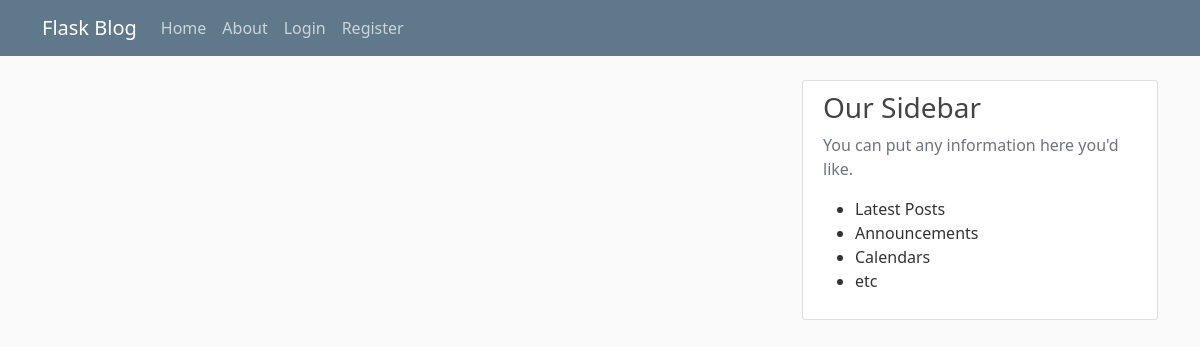
Page /home on the earlier database version.
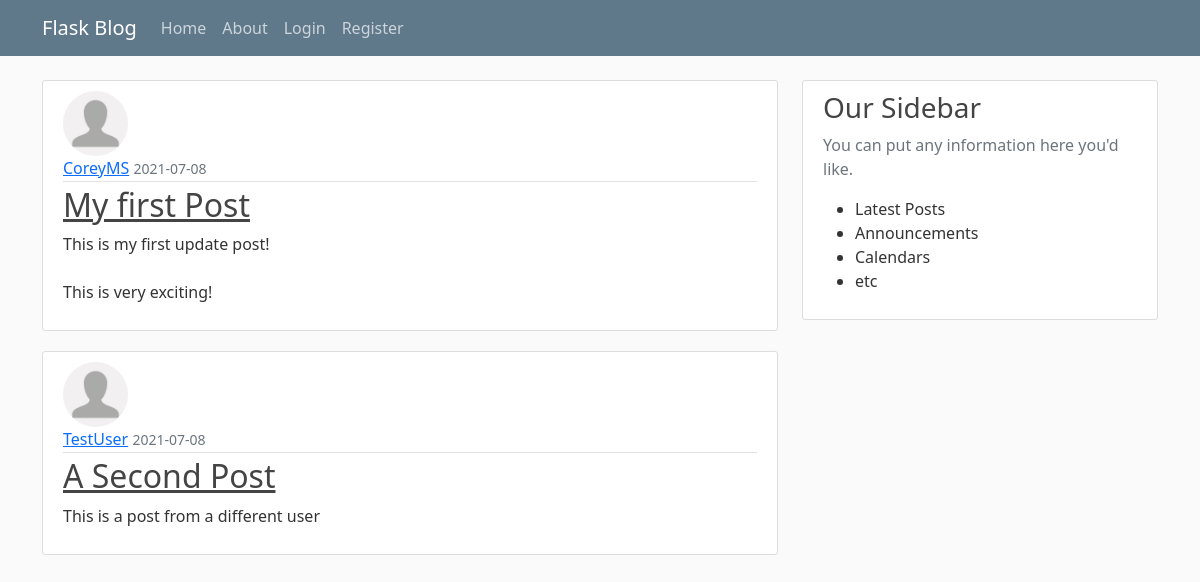
Same page on the later database version.
### flaskblog/models.py (models this page shows, shortened)
class Post(db.Model):
    id = db.Column(db.Integer, primary_key=True)
    title = db.Column(db.String(100), nullable=False)
    date_posted = db.Column(db.DateTime, nullable=False, default=datetime.utcnow)
    content = db.Column(db.Text, nullable=False)
    user_id = db.Column(db.Integer, db.ForeignKey('user.id'), nullable=False)

class User(db.Model, UserMixin):
    id = db.Column(db.Integer, primary_key=True)
    username = db.Column(db.String(20), unique=True, nullable=False)
    email = db.Column(db.String(120), unique=True, nullable=False)
    image_file = db.Column(db.String(20), nullable=False, default='default.jpg')
    password = db.Column(db.String(60), nullable=False)
    posts = db.relationship('Post', backref='author', lazy=True)

### flaskblog/routes.py (the view)
@app.route("/")
@app.route("/home")
def home():
    posts = Post.query.all()
    return render_template('home.html', posts=posts)

### flaskblog/templates/home.html
{% extends "layout.html" %}
{% block content %}
    {% for post in posts %}
    <article class="media content-section">
        <img class="rounded-circle article-img" src="{{ url_for('static', filename='profile_pics/' + post.author.image_file) }}">
        <div class="media-body">
            <div class="article-metadata">
                <a class="mr-2" href="#">{{ post.author.username }}</a>
                <small class="text-muted">{{ post.date_posted.strftime('%Y-%m-%d') }}</small>
            </div>
            <h2><a class="article-title" href="{{ url_for('post', post_id=post.id) }}">{{ post.title }}</a></h2>
            <p class="article-content">{{ post.content }}</p>
        </div>
    </article>
    {% endfor %}
{% endblock content %}

### flaskblog/templates/layout.html (shortened to what this page needs)
<!DOCTYPE html>
<html lang="en">
<head>
    <link href="https://cdn.jsdelivr.net/npm/bootstrap@5.0.2/dist/css/bootstrap.min.css" rel="stylesheet">
    <link rel="stylesheet" type="text/css" href="{{ url_for('static', filename='main.css') }}">
</head>
<body>
    <header class="site-header">
        <nav class="navbar navbar-expand-md navbar-dark bg-steel fixed-top">
            <div class="container">
                <a class="navbar-brand mr-4" href="/">Flask Blog</a>
                <div class="collapse navbar-collapse" id="navbarToggle">
                    <div class="navbar-nav mr-auto">
                        <a class="nav-item nav-link" href="{{ url_for('home') }}">Home</a>
                        <a class="nav-item nav-link" href="{{ url_for('about') }}">About</a>
                    </div>
                    <div class="navbar-nav">
                        {% if current_user.is_authenticated %}
                            <a class="nav-item nav-link" href="{{ url_for('new_post') }}">New Post</a>
                            <a class="nav-item nav-link" href="{{ url_for('account') }}">Account</a>
                            <a class="nav-item nav-link" href="{{ url_for('logout') }}">Logout</a>
                        {% else %}
                            <a class="nav-item nav-link" href="{{ url_for('login') }}">Login</a>
                            <a class="nav-item nav-link" href="{{ url_for('register') }}">Register</a>
                        {% endif %}
                    </div>
                </div>
            </div>
        </nav>
    </header>
    <main role="main" class="container">
        <div class="row">
            <div class="col-md-8">
                {% block content %}{% endblock %}
            </div>
            <div class="col-md-4">
                <div class="content-section">
                    <h3>Our Sidebar</h3>
                    <p class='text-muted'>You can put any information here you'd like.
                        <ul>
                            <li>Latest Posts</li>
                            <li>Announcements</li>
                            <li>Calendars</li>
                            <li>etc</li>
                        </ul>
                    </p>
                </div>
            </div>
        </div>
    </main>
</body>
</html>

### flaskblog/static/main.css (style rules this page uses)
body { background: #fafafa; color: #333333; margin-top: 5rem; }
h1, h2, h3, h4, h5, h6 { color: #444444; }
.bg-steel { background-color: #5f788a; }
.site-header .navbar-nav .nav-link { color: #cbd5db; }
.content-section { background: #ffffff; padding: 10px 20px; border: 1px solid #dddddd; border-radius: 3px; margin-bottom: 20px; }
.article-title { color: #444444; }
.article-content { white-space: pre-line; }
.article-img { height: 65px; width: 65px; margin-right: 16px; }
.article-metadata { padding-bottom: 1px; margin-bottom: 4px; border-bottom: 1px solid #e3e3e3 }

Differences in the rows shown:
added Post: image_file (placeholder picture), author.username "CoreyMS", date_posted "2021-07-08", title "My first Post", content "This is my first update post! This is very exciting!"
added Post: image_file (placeholder picture), author.username "TestUser", date_posted "2021-07-08", title "A Second Post", content "This is a post from a different user"
